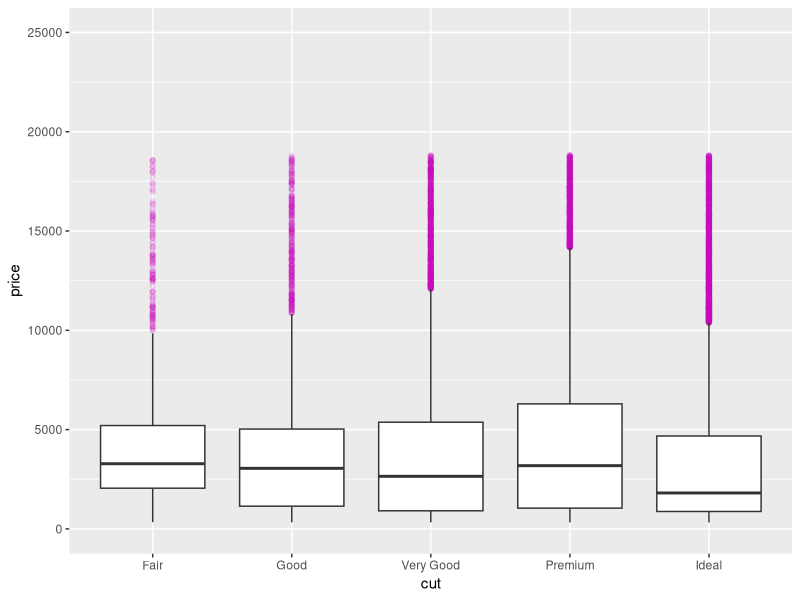
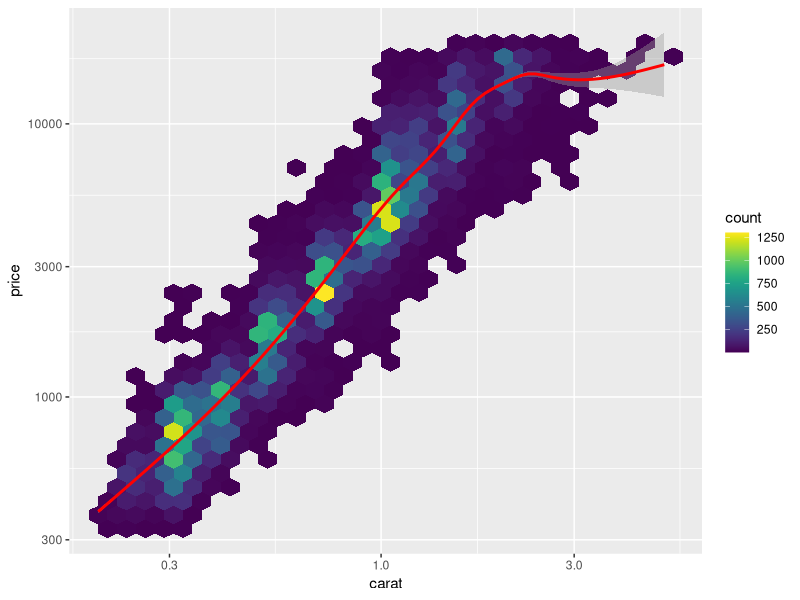

The R source for these figures, in order:
## ---- chunk 1
knitr::opts_chunk$set(echo = TRUE)
library(tidyverse)
## ---- chunk 2
summary(diamonds)
## ---- chunk 3
diamonds %>% 
  ggplot(aes(x=cut,y=price)) + # like a canvis 
  geom_boxplot(
    outlier.alpha = .1,
    outlier.color = 150
  ) + 
  scale_y_continuous(limits=c(0,25000))
  
diamonds %>% 
  ggplot(aes(x=carat,y=price)) +
  geom_hex() +
  geom_smooth(color="red") +
  scale_x_log10()+
  scale_y_log10() +
  viridis::scale_fill_viridis()
  
